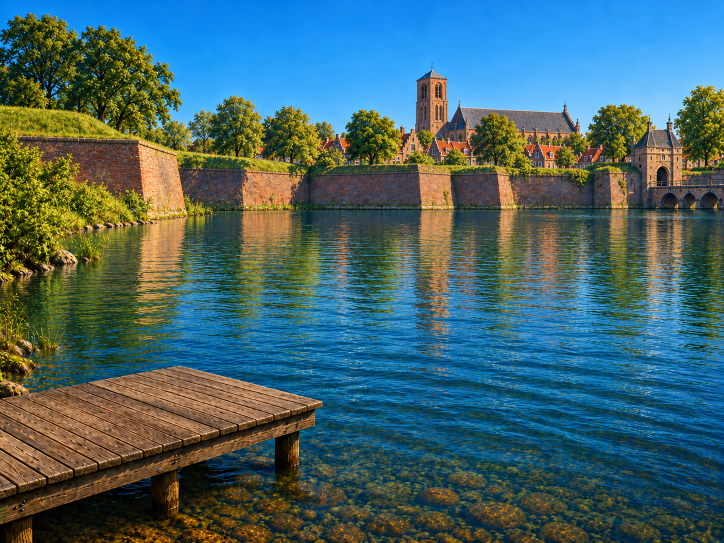
#> input picture assets/raw/backdrop-naarden.png, 1448 x 1086 px (shown at 1/2 size); its folder holds 4 pictures in this run
$ python make_paintings.py
#> lines starting #> are read from the running program, lines starting #| are printed output that depends on the picture
"""
Turn the generated full-screen paintings into the files the game loads.

The image model delivers a ~3 MB PNG per painting (assets/raw/). The game
needs none of that weight: a painting has no transparency, so a good JPEG
looks the same on screen at a tenth of the size -- which is what gets
downloaded (and kept for offline play) on Julian's iPad.

    assets/raw/<name>.png  ->  assets/clean/<name>.jpg   (1440x1080, 4:3)

Usage (from the project root):
    python scripts/make_paintings.py                 # all of them
    python scripts/make_paintings.py backdrop-sea    # just one

raw/catch.png and raw/catch-sea.png (one boy, no friends yet) are no longer
shown; they are the layout the new catch screens were painted from.
"""

import sys
from pathlib import Path

from PIL import Image

ROOT = Path(__file__).resolve().parent.parent
RAW = ROOT / "assets" / "raw"
CLEAN = ROOT / "assets" / "clean"

SIZE = (1440, 1080)
QUALITY = 90

# name -> what it is (the file names are what src/data/maps.js and
# MapSelectScene point at).
PAINTINGS = {
    "backdrop-naarden": "the moat of Naarden-Vesting (map 'lake')",
    "backdrop-france":  "the mountain lake in France, from the pontoon (map 'france')",
    "backdrop-sea":     "the sea from the stone harbour pier (map 'sea')",
    "mapselect":        "the wall behind the 'where shall we fish?' screen",
    "ui-wall":          "the bare cabin wall behind the fish collection",
    "start-friends":    "the title screen: the three friends and the dog",
    # The catch screen, per team (save profile) and map:
    "catch-julian-lake": "Julian and Dirk on the jetty",
    "catch-julian-sea":  "Julian and Dirk on the stone quay",
    "catch-guest-lake":  "James and Boaz on the jetty",
    "catch-guest-sea":   "James and Boaz on the stone quay",
    "catch-julian-france": "Julian and Dirk on the pontoon",
    "catch-guest-france":  "James and Boaz on the pontoon",
    "backdrop-greece":  "a rocky coast in Greece, from a limestone ledge (map 'greece')",
    "catch-julian-greece": "Julian and Dirk on the rocks",
    "catch-guest-greece":  "James and Boaz on the rocks",
    "backdrop-antarctica": "the ice of the South Pole, with an igloo and a fire (map 'antarctica')",
    "catch-julian-antarctica": "Julian and Dirk on the snow",
    "catch-guest-antarctica":  "James and Boaz on the snow",
}


def convert(name):
#> called with name = 'backdrop-naarden'
    src = RAW / f"{name}.png"
    if not src.exists():
        print(f"[skip] {src.relative_to(ROOT)} not found")
        return False
    img = Image.open(src).convert("RGB")
#> img is the input picture: PIL image 1448x1086 RGB; mean R, G, B 69.1, 101.4, 105.1
    ratio = img.width / img.height
#> ratio = 1.33
    if abs(ratio - SIZE[0] / SIZE[1]) > 0.01:
        sys.exit(f"{src.name} is {img.width}x{img.height}: not a 4:3 painting")
    out = CLEAN / f"{name}.jpg"
    img.resize(SIZE, Image.LANCZOS).save(
        out, "JPEG", quality=QUALITY, optimize=True, progressive=True)
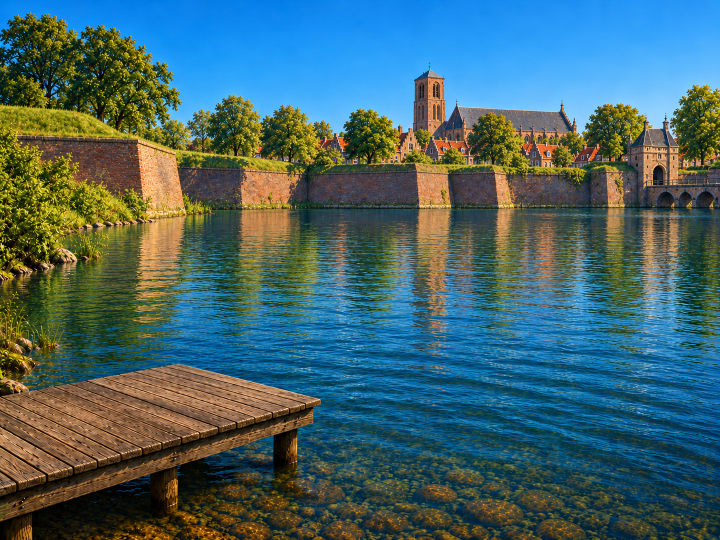
#> saved as backdrop-naarden.jpg: PIL image 1440x1080 RGB (shown at 1/2 size); mean R, G, B 69.1, 101.4, 105.1
#> (the run stopped early here; a loop or call above may not have finished)
